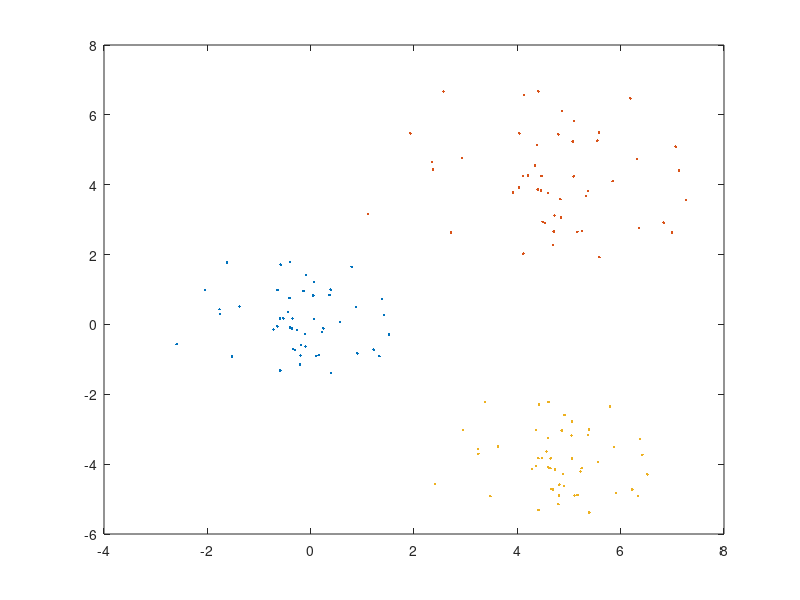

The MATLAB source for this figure:
clc; clear; format long g;

N = 50;

a = 1.5;
b = round(rand(1,2)*10);

A = randn(N,2);
B = A.*a + b;
C = A - b.*[-1,1];


plot(A(:,1),A(:,2),'.',B(:,1),B(:,2),'.',C(:,1),C(:,2),'.')

M=[A;B;C];

save('data.mat','M')